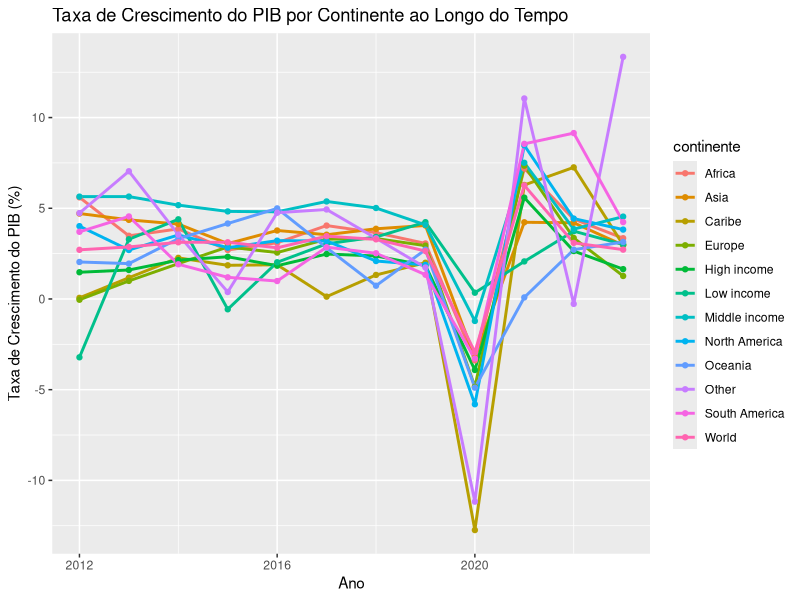
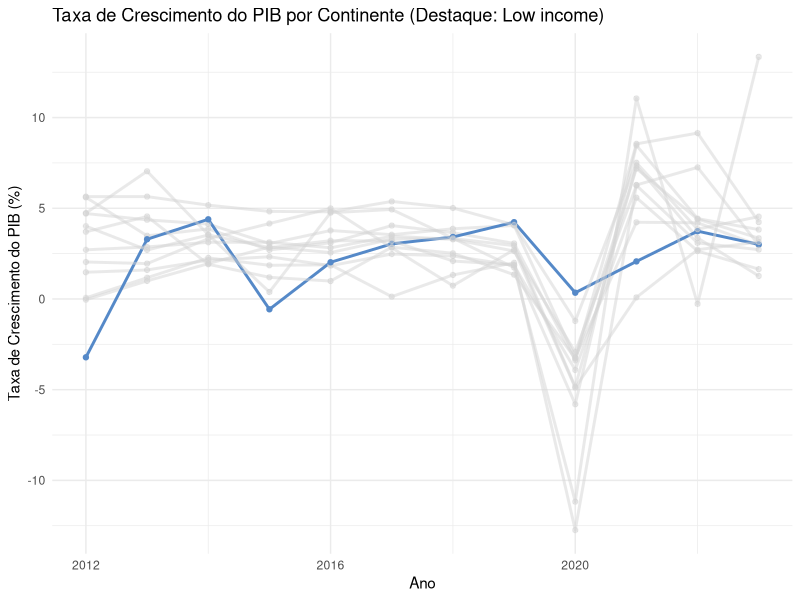
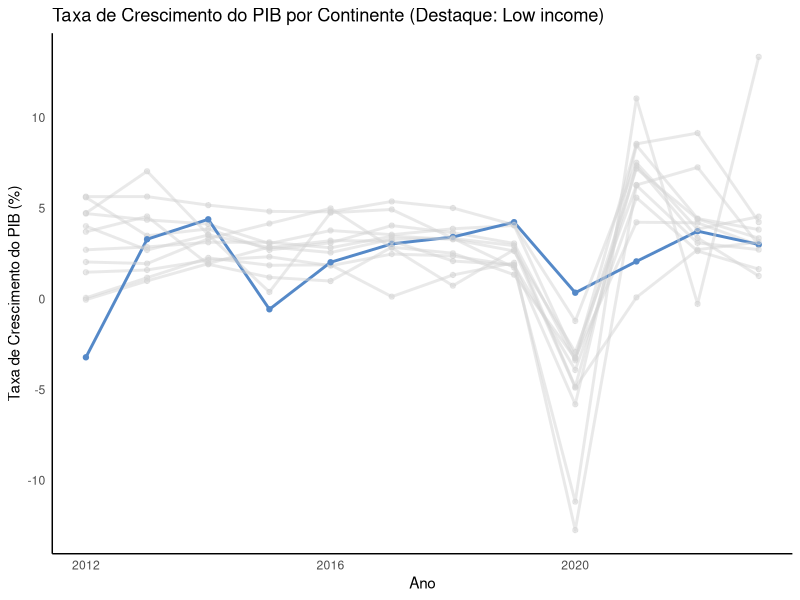
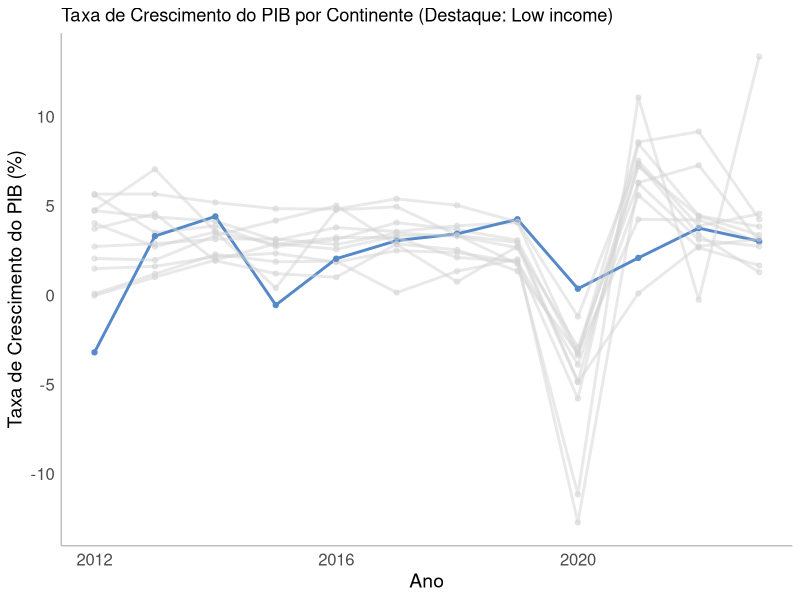
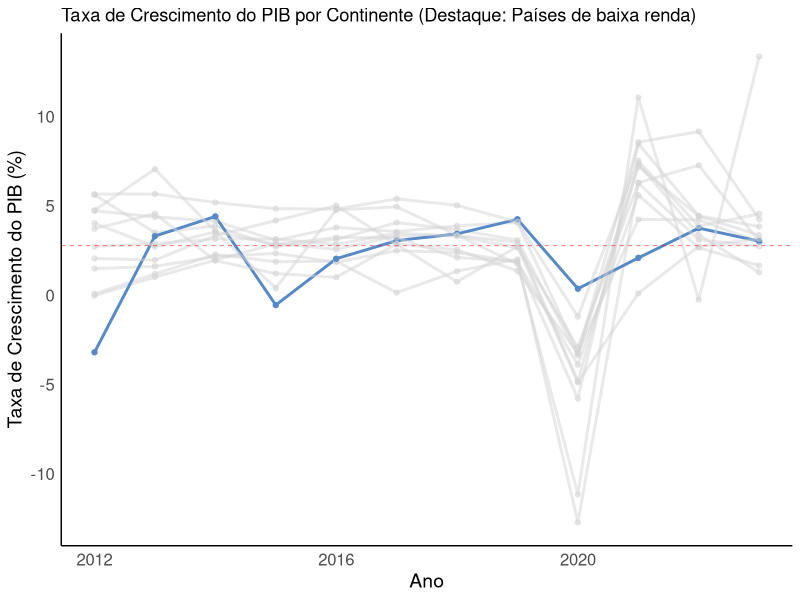
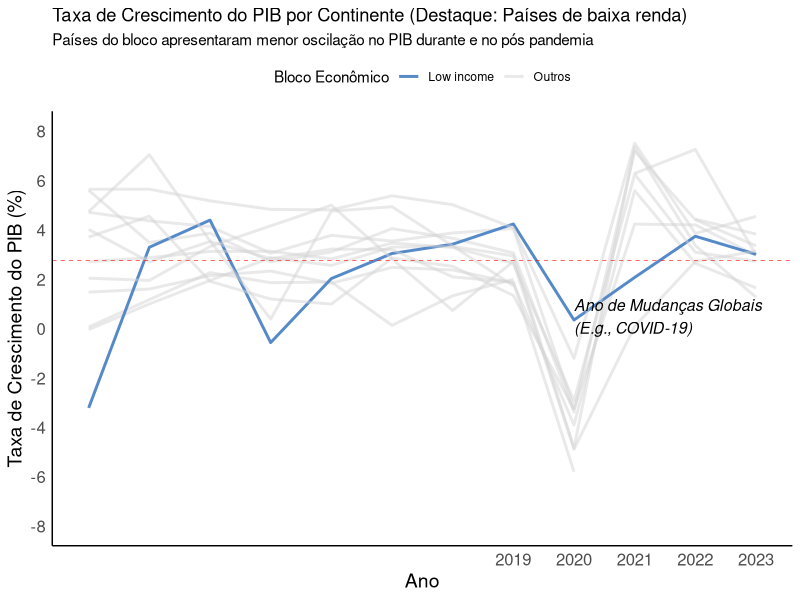

These figures' R source, in order:
# Carregar pacotes necessários
library(ggplot2)
library(dplyr)

# Carregar os dados (substitua o caminho pelo caminho correto do seu arquivo)
world_data <- read.csv("data/world_data.csv")

######################
# PADRÃO
######################

# Selecionar as colunas necessárias e converter tipos de dados
df_chart <- world_data %>%
  filter(ano >= 2012) %>%  
  group_by(continente, ano) %>%
  summarise(pib_taxa_crescimento = mean(pib_taxa_crescimento, na.rm = T))

head(df_chart)


# Criar o gráfico de linhas
df_chart %>% ggplot(aes(x = ano, y = pib_taxa_crescimento, color = continente, group = continente)) +
  geom_line(size = 1) +
  geom_point() +
  labs(title = "Taxa de Crescimento do PIB por Continente ao Longo do Tempo",
       x = "Ano", y = "Taxa de Crescimento do PIB (%)") 

####################
# DESTAQUE PARA UM CONTINENTE
####################
# destaque para um continente
df_chart <- df_chart %>%
  mutate(destaque = ifelse(continente == "Low income", "Low income", "Outros"))

head(df_chart)

# Criar o gráfico de linhas
ggplot(df_chart, aes(x = ano, y = pib_taxa_crescimento, group = continente)) +
  geom_line(aes(color = destaque, alpha = destaque), size = 1) +
  geom_point(aes(color = destaque, alpha = destaque)) +
  scale_color_manual(values = c("Low income" = "#5589c8", "Outros"="lightgray")) +
  scale_alpha_manual(values = c("Low income" = 1, "Outros" = 0.5)) +
  labs(title = "Taxa de Crescimento do PIB por Continente (Destaque: Low income)",
       x = "Ano", y = "Taxa de Crescimento do PIB (%)") +
  theme_minimal() +
  theme(legend.position = "none")


####################
# REMOVER ELEMENTOS 
####################

# Criar o gráfico de linhas
ggplot(df_chart, aes(x = ano, y = pib_taxa_crescimento, group = continente)) +
  geom_line(aes(color = destaque, alpha = destaque), size = 1) +
  geom_point(aes(color = destaque, alpha = destaque)) +
  scale_color_manual(values = c("Low income" = "#5589c8", "Outros"="lightgray")) +
  scale_alpha_manual(values = c("Low income" = 1, "Outros" = 0.5)) +
  labs(title = "Taxa de Crescimento do PIB por Continente (Destaque: Low income)",
       x = "Ano", y = "Taxa de Crescimento do PIB (%)") +
  theme_minimal() +
  theme(
    panel.grid = element_blank(),  # Remove grid lines
    axis.line = element_line(color = "black"),
    legend.position = "none")


####################
# Aumentar tamanho fonte axis X e Y
####################
ggplot(df_chart, aes(x = ano, y = pib_taxa_crescimento, group = continente)) +
  geom_line(aes(color = destaque, alpha = destaque), size = 1) +
  geom_point(aes(color = destaque, alpha = destaque)) +
  scale_color_manual(values = c("Low income" = "#5589c8", "Outros"="lightgray")) +
  scale_alpha_manual(values = c("Low income" = 1, "Outros" = 0.5)) +
  labs(title = "Taxa de Crescimento do PIB por Continente (Destaque: Low income)",
       x = "Ano", y = "Taxa de Crescimento do PIB (%)") +
  theme_minimal() +
  theme(
    panel.grid = element_blank(),  # Remove grid lines
    legend.position = "none",
    axis.line = element_line(color = "gray"),
    axis.title = element_text(size = 14), # Aumenta o tamanho da fonte dos títulos dos eixos
    axis.text = element_text(size = 12))


####################
# Criar um intervalo de interesse a partir da média
####################
# Calcular a média geral da taxa de crescimento
media_crescimento <- mean(df_chart$pib_taxa_crescimento, na.rm = TRUE)

ggplot(df_chart, aes(x = ano, y = pib_taxa_crescimento, group = continente)) +
  geom_line(aes(color = destaque, alpha = destaque), size = 1) +
  geom_point(aes(color = destaque, alpha = destaque)) +
  geom_hline(yintercept = media_crescimento, size = 0.2, linetype = "dashed", colour = "red") +
  scale_color_manual(values = c("Low income" = "#5589c8", "Outros"="lightgray")) +
  scale_alpha_manual(values = c("Low income" = 1, "Outros" = 0.5)) +
  labs(title = "Taxa de Crescimento do PIB por Continente (Destaque: Países de baixa renda)",
       x = "Ano", y = "Taxa de Crescimento do PIB (%)") +
  theme_minimal() +
  theme(
    panel.grid = element_blank(),                 # Remove todas as linhas de grade
    axis.line = element_line(color = "black"),    # Adiciona linha nos eixos X e Y
    legend.position = "none",                     # Ocultar legenda
    axis.title = element_text(size = 14),         # Aumenta o tamanho da fonte dos títulos dos eixos
    axis.text = element_text(size = 12)           # Aumenta o tamanho da fonte dos rótulos dos eixos
  )


####################
# Criar uma anotação e subtítulo
####################
ggplot(df_chart, aes(x = ano, y = pib_taxa_crescimento, group = continente)) +
  geom_line(aes(color = destaque, alpha = destaque), size = 1) +
  #geom_point(aes(color = destaque, alpha = destaque)) +
  geom_hline(yintercept = media_crescimento, size = 0.2, linetype = "dashed", colour = "red") +
  scale_color_manual(values = c("Low income" = "#5589c8", "Outros"="lightgray"), name = "Bloco Econômico") +
  scale_alpha_manual(values = c("Low income" = 1, "Outros" = 0.5), name = "Bloco Econômico") +
  scale_x_discrete(limits=seq(2019,2023)) +
  #scale_y_continuous(limits=seq(-11,+12, by=2)) +
  scale_y_continuous(limits=c(-8,8), breaks = seq(-10,10, by=2)) +
  #limits=seq(-11,+12, by=2) +
  labs(
    title = "Taxa de Crescimento do PIB por Continente (Destaque: Países de baixa renda)",
    subtitle = "Países do bloco apresentaram menor oscilação no PIB durante e no pós pandemia",
    x = "Ano",
    y = "Taxa de Crescimento do PIB (%)"
  ) +
  annotate("text", x = 2020, y = media_crescimento * 1.1, 
           label = "Ano de Mudanças Globais\n(E.g., COVID-19)", 
           hjust = 0, vjust = 2.3, 
           color = "black", size = 4, 
           fontface = "italic") + # Anotação com caixa próxima a 2020
  theme_minimal() +
  theme(
    panel.grid = element_blank(),                 # Remove todas as linhas de grade
    axis.line = element_line(color = "black"),    # Adiciona linha nos eixos X e Y
    legend.position = "top",                      # Coloca a legenda no topo do gráfico
    axis.title = element_text(size = 14),         # Aumenta o tamanho da fonte dos títulos dos eixos
    axis.text = element_text(size = 12)           # Aumenta o tamanho da fonte dos rótulos dos eixos
  )


